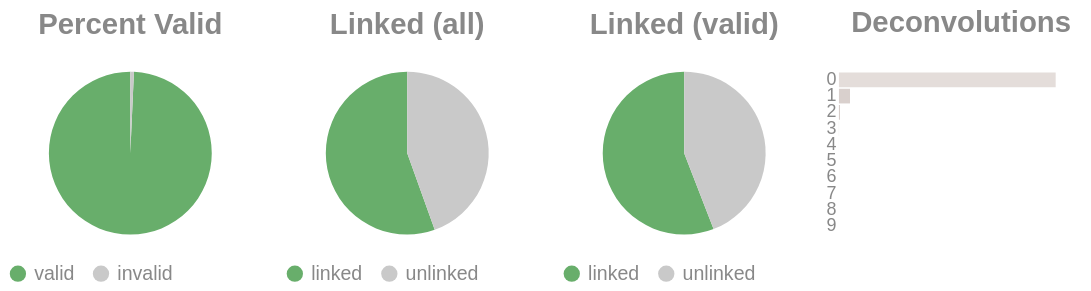

The notebook cell this image was saved under:
### Code cell
if SKIPLR:
    pass
else:
    clash = Counter()
    for i in valids['molecule'].to_list():
        _mol = i.split("-")
        if len(_mol) == 1:
            clash.update('0')
        else:
            clash.update(_mol[-1])

    _d = {"deconvolutions": [], 'count': []}
    for k,v in clash.items():
        _d['deconvolutions'].append(k)
        _d['count'].append(v)

    tot_valid = valids['reads'].sum()
    mask = valids['reads'] >= 2
    n_linked_reads = valids.filter(mask)['reads'].sum()
    if n_linked_reads == 0:
        print_html("No linked molecules (>=2 reads) were detected; skipping linked-only distributions.")
        SKIPLR = True
    else:
        perc_valid = round(tot_valid / n_reads, 4)
        linked_perc_abs = round(n_linked_reads / n_reads, 4)
        linked_perc = round(n_linked_reads / tot_valid, 4)

    _valid = pl.DataFrame({"valids": ['valid', 'invalid'], "count": [tot_valid, n_reads - tot_valid]})
    _linked_abs = pl.DataFrame({"linked (absolute)": ['linked', 'unlinked'], "count": [n_linked_reads, n_reads - n_linked_reads]})
    _linked_rel = pl.DataFrame({"linked (valids)": ['linked', 'unlinked'], "count": [n_linked_reads, tot_valid - n_linked_reads]})

    (
        alt.hconcat(
            piechart(_valid, goodval = 'valid', title = "Percent Valid"),
            piechart(_linked_abs, goodval = "linked", title =  "Linked (all)"),
            piechart(_linked_rel, goodval = "linked", title =  "Linked (valid)"),
            convolutionbar(pl.DataFrame(_d), title = "Deconvolutions"),
            center = True,
            bounds = 'flush'
        )
        .resolve_scale(color='independent')
        .resolve_legend('independent')
        .properties(usermeta={'embedOptions': {"actions": False}})
    ).display()

### Figure 1 — Vega-Lite specification as saved in the notebook (floating-point values rounded to 4 significant figures)
{"width": "container", "height": 400, "config": {"title": {"anchor": "start", "dy": -15, "fontSize": 18, "color": "#888888", "subtitleColor": "#888888", "subtitleFontSize": 14}, "arc": {"fill": "#0072B2"}, "axis": {"domainColor": "#888888", "domainWidth": 0.5, "gridWidth": 0.2, "grid": false, "titleFontWeight": 400, "titleFontSize": 15, "labelFontSize": 11, "labelColor": "#888888", "tickColor": "#888888", "tickWidth": 0.2, "titleColor": "#888888"}, "axisBand": {"grid": false}, "axisX": {"grid": true, "tickSize": 10, "domainCap": "round"}, "axisY": {"domain": false, "grid": true, "tickSize": 0, "domainCap": "round"}, "background": "transparent", "header": {"labelFontSize": 15, "labelColor": "#888888", "titleFontSize": 15, "titleFontWeight": 600, "titleColor": "#888888"}, "legend": {"labelFont": "sans-serif", "labelFontSize": 12, "labelColor": "#888888", "symbolSize": 100, "symbolType": "circle", "titleFontSize": 12, "titlePadding": 10, "titleColor": "#888888", "title": null}, "range": {"category": ["#E69F00", "#56B4E9", "#009E73", "#F0E442", "#0072B2", "#D55E00", "#CC79A7", "#000000"], "diverging": ["#cfe8f3", "#a2d4ec", "#73bfe2", "#46abdb", "#1696d2", "#12719e"]}, "area": {"fill": "#0072B2", "fillOpacity": 0.7, "line": true, "strokeOpacity": 0.7}, "line": {"color": "#0072B2", "stroke": "#0072B2", "strokeWidth": 2}, "trail": {"color": "#0072B2", "stroke": "#0072B2", "strokeWidth": 0, "size": 1}, "point": {"filled": true, "fillOpacity": 1.0, "size": 95}, "text": {"color": "#888888", "fontSize": 11, "align": "right", "fontWeight": 400, "size": 11}, "bar": {"fill": "#0072B2", "stroke": null}, "view": {"stroke": null, "continuousWidth": 660, "continuousHeight": 400}}, "hconcat": [{"data": {"name": "data-f780b319ede2c274602fe567860feeca"}, "mark": {"type": "arc"}, "encoding": {"color": {"field": "valids", "legend": {"orient": "bottom", "title": null}, "scale": {"domain": ["valid", "invalid"], "range": ["#68ae6b", "#C9C9C9"]}, "title": "Valids", "type": "nominal"}, "theta": {"field": "count", "type": "quantitative"}, "tooltip": [{"field": "valids", "title": "Valids", "type": "ordinal"}, {"field": "percent", "format": ".2%", "title": "Percent", "type": "quantitative"}, {"field": "count", "title": "Count", "type": "quantitative"}]}, "height": 100, "title": {"text": "Percent Valid", "align": "center", "anchor": "middle"}, "transform": [{"calculate": "datum.count / 12934301", "as": "percent"}], "width": 150}, {"data": {"name": "data-4f1ae3bb01293ad325578229dbd58d12"}, "mark": {"type": "arc"}, "encoding": {"color": {"field": "linked (absolute)", "legend": {"orient": "bottom", "title": null}, "scale": {"domain": ["linked", "unlinked"], "range": ["#68ae6b", "#C9C9C9"]}, "title": "Linked (Absolute)", "type": "nominal"}, "theta": {"field": "count", "type": "quantitative"}, "tooltip": [{"field": "linked (absolute)", "title": "Linked (Absolute)", "type": "ordinal"}, {"field": "percent", "format": ".2%", "title": "Percent", "type": "quantitative"}, {"field": "count", "title": "Count", "type": "quantitative"}]}, "height": 100, "title": {"text": "Linked (all)", "align": "center", "anchor": "middle"}, "transform": [{"calculate": "datum.count / 12934301", "as": "percent"}], "width": 150}, {"data": {"name": "data-7c587548ad8e85b60ac0a1509b70ff7c"}, "mark": {"type": "arc"}, "encoding": {"color": {"field": "linked (valids)", "legend": {"orient": "bottom", "title": null}, "scale": {"domain": ["linked", "unlinked"], "range": ["#68ae6b", "#C9C9C9"]}, "title": "Linked (Valids)", "type": "nominal"}, "theta": {"field": "count", "type": "quantitative"}, "tooltip": [{"field": "linked (valids)", "title": "Linked (Valids)", "type": "ordinal"}, {"field": "percent", "format": ".2%", "title": "Percent", "type": "quantitative"}, {"field": "count", "title": "Count", "type": "quantitative"}]}, "height": 100, "title": {"text": "Linked (valid)", "align": "center", "anchor": "middle"}, "transform": [{"calculate": "datum.count / 12842553", "as": "percent"}], "width": 150}, {"data": {"name": "data-3818015a9b29c501de751456e7824799"}, "mark": {"type": "bar"}, "encoding": {"color": {"field": "deconvolutions", "legend": null, "scale": {"scheme": "lightgreyred"}, "type": "nominal"}, "tooltip": [{"field": "deconvolutions", "title": "Deconvolutions", "type": "ordinal"}, {"field": "percent", "format": ".2%", "title": "Percent", "type": "quantitative"}, {"field": "count", "title": "Count", "type": "quantitative"}], "x": {"axis": null, "field": "count", "type": "quantitative"}, "y": {"field": "deconvolutions", "sort": "ascending", "title": null, "type": "nominal"}}, "height": 100, "title": {"text": "Deconvolutions", "align": "center", "anchor": "middle"}, "transform": [{"calculate": "datum.count / 7491491", "as": "percent"}], "width": 150}], "bounds": "flush", "center": true, "resolve": {"legend": {"angle": "independent"}, "scale": {"color": "independent"}}, "usermeta": {"embedOptions": {"actions": false}}, "$schema": "https://vega.github.io/schema/vega-lite/v6.1.0.json", "datasets": {"data-f780b319ede2c274602fe567860feeca": [{"valids": "valid", "count": 12842553}, {"valids": "invalid", "count": 91748}], "data-4f1ae3bb01293ad325578229dbd58d12": [{"linked (absolute)": "linked", "count": 7175845}, {"linked (absolute)": "unlinked", "count": 5758456}], "data-7c587548ad8e85b60ac0a1509b70ff7c": [{"linked (valids)": "linked", "count": 7175845}, {"linked (valids)": "unlinked", "count": 5666708}], "data-3818015a9b29c501de751456e7824799": [{"deconvolutions": "0", "count": 7095858}, {"deconvolutions": "1", "count": 361725}, {"deconvolutions": "2", "count": 30214}, {"deconvolutions": "3", "count": 3181}, {"deconvolutions": "4", "count": 424}, {"deconvolutions": "5", "count": 71}, {"deconvolutions": "6", "count": 13}, {"deconvolutions": "7", "count": 3}, {"deconvolutions": "8", "count": 1}, {"deconvolutions": "9", "count": 1}]}}
